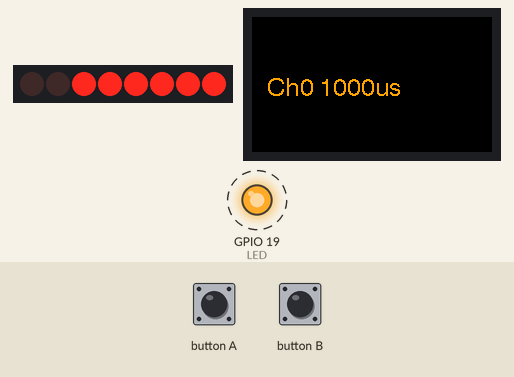
Simulated run of this program. Board: ESP32. Shown: 8 port-expander outputs drawn as a row of LEDs (first output left, lit = HIGH), 240×135 colour display, output pins drawn as LEDs (lit = HIGH). Wiring (inferred from the names in the program): PCF8574 port expander at I2C address 0x25. Wiring (inferred from the signals the program sends): row of LEDs: on Q0, Q1, Q2, Q3, Q4, Q5, Q6, Q7. Dashed ring = blinking. What the program prints to the serial monitor is not drawn.

Above: at 0.3 s.
At 1.4 s:
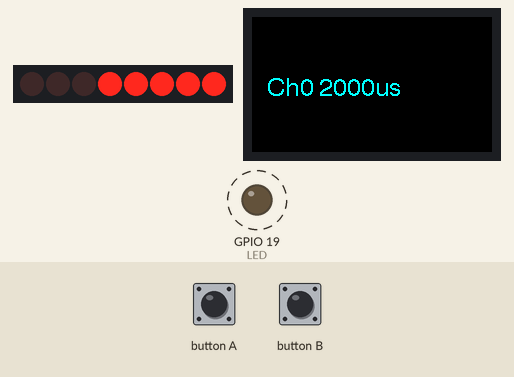
Timing chart, 0 to 40.0 s (numbered marks = the images above):
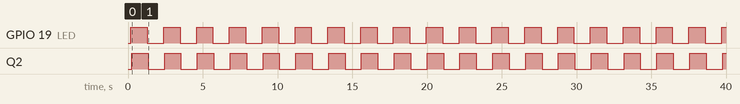

The program:

main.cpp
```cpp
// 参考
// M5StickC Plus2の基本的な使い方 https://logikara.blog/m5stickc-plus2-init/
// シリアルプリントのボーレート設定 https://qiita.com/inouetai/items/a4f8b134be7cc40bc42e
// VSCodeのシリアルモニタ https://qiita.com/ELIXIR/items/6ca7cee9accceba37216

#include <M5StickCPlus2.h>

// サーボ用ライブラリのインクルード
// 以下からZIPをダウンロードして解凍したフォルダをlibに入れておく
// https://github.com/m5stack/M5Unit-8Servo/tree/main
#include "M5_UNIT_8SERVO.h" // サーボ用ライブラリのインクルード


// メモリ描画領域表示（スプライト）のインスタンスを作成(必要に応じて複数作成)
M5Canvas canvas(&M5.Lcd);  // &M5.Lcd を &StickCP2.Display と書いても同じ
M5_UNIT_8SERVO unit_8servo; // サーボ用ライブラリのインスタンスを作成

// 端子割り当て
#define LED 19  // 本体LED

// 初期設定 -----------------------------------------
void setup() {
    auto cfg = M5.config();  // 本体初期化
    M5.begin(cfg);

    Serial.begin(115200);    // シリアル通信速度設定
    Serial.println("M5StickC Plus2 servo test");

    // M5 Unit 8SERVOの初期化（デフォルトI2Cピンとアドレスを使用）
    while (!unit_8servo.begin(&Wire, 32, 33, M5_UNIT_8SERVO_DEFAULT_ADDR)) {
        Serial.println("Cannot initialize M5 Unit 8SERVO.");
        delay(100);
    }
    unit_8servo.setAllPinMode(SERVO_CTL_MODE);

    // 出力設定
    pinMode(LED, OUTPUT);    // 本体LED赤
    digitalWrite(LED, LOW);  // 本体LED初期値OFF（LOW）

    // G36とG25は同時使用不可。使っていない方は以下のようにフローティング入力にする
    gpio_pulldown_dis(GPIO_NUM_25);
    gpio_pullup_dis(GPIO_NUM_25);

    // ベース画面の初期設定
    M5.Lcd.fillScreen(BLACK); // 背景色
    M5.Lcd.setRotation(1);  // 画面向き設定（USB位置基準 0：下/ 1：右/ 2：上/ 3：左）
    M5.Lcd.setTextSize(1);  // 文字サイズ（整数倍率）

    canvas.setTextWrap(false);  // 改行をしない（画面をはみ出す時自動改行する場合はtrue。書かないとtrue）
    canvas.createSprite(M5.Lcd.width(), M5.Lcd.height()); // canvasサイズ（メモリ描画領域）設定（画面サイズに設定）
}

// メイン -----------------------------------------
void loop() {
  M5.update();  //本体ボタン状態更新

    canvas.setFont(&fonts::Font4);        // 画面描画のフォント設定

    unit_8servo.setServoPulse(0, 1000);     // Ch0のサーボを1000usに設定
    canvas.setTextColor(ORANGE, BLACK);     // 文字色指定(文字色, 背景)
    Serial.println("Servo Ch0 1000us");     // シリアルモニタに表示

    digitalWrite(LED, HIGH);                // 本体LED点灯
    canvas.fillScreen(BLACK);               // 画面初期化
    canvas.setCursor(15, 60);               // 画面の座標設定(x, y)
    canvas.print("Ch0 1000us");             // 画面の文字表示
    canvas.pushSprite(&M5.Lcd, 0, 0);       // (0, 0)座標に一括表示実行
    delay(1000);

    unit_8servo.setServoPulse(0, 2000);     // Ch0のサーボを2000usに設定
    Serial.println("Servo Ch0 2000us");     // シリアルモニタに表示
    digitalWrite(LED, LOW);                 // 本体LED消灯
    canvas.fillScreen(BLACK);               // 画面初期化
    canvas.setTextColor(CYAN, BLACK);       // 文字色指定(文字色, 背景)
    canvas.setCursor(15, 60);               // 画面の座標設定(x, y)
    canvas.print("Ch0 2000us");             // 画面の文字表示
    canvas.pushSprite(&M5.Lcd, 0, 0);       // (0, 0)座標に一括表示実行
    delay(1000);
}
```

Measured:
- by itself, GPIO 19 (LED), Q2: alternates HIGH for 1.1 s and LOW for 1.1 s
- what the display in image 0 shows lasts 1.0 s, from 0.3 s to 1.3 s
